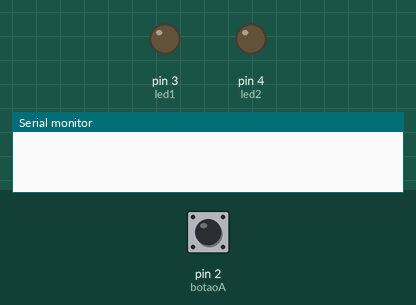
The sketch below on a simulated Arduino Uno, built with avr-gcc and run on an emulated ATmega328P. Parts: output pins drawn as LEDs (lit = HIGH), the last lines printed to the serial monitor. The inputs (shaded band) are chosen by the test bench; at power-on: pin 2 (botaoA) HIGH.

Above: at 1.2 s.
1.3 s: pin 2 (botaoA) pulled LOW for 0.15 s
At 2.4 s:
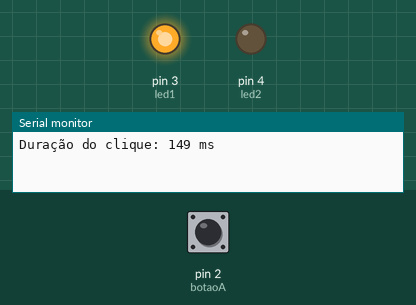
2.9 s: pin 2 (botaoA) pulled LOW for 3.2 s
At 6.5 s:
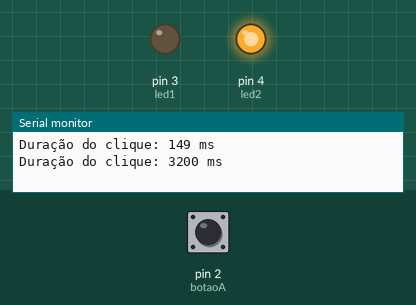
7.6 s: pin 2 (botaoA) pulled LOW for 1 s
At 8.9 s:
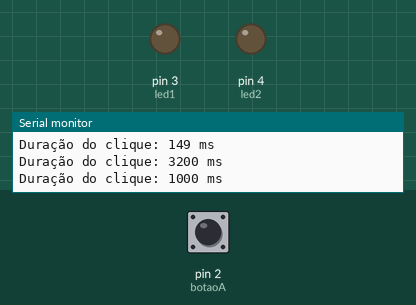
Timing chart, 0 to 10.6 s (numbered marks = the images above; inputs shaded):
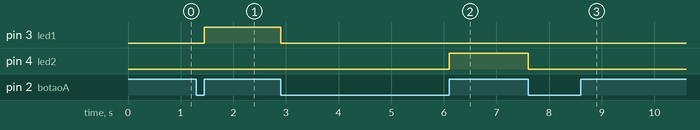

Measured:
- after the input at 1.3 s, pin 3 (led1): LOW → HIGH after 0.15 s
- after the input at 2.9 s, pin 3 (led1): HIGH → LOW at once; pin 4 (led2): LOW → HIGH after 3.2 s
- after the input at 7.6 s, pin 4 (led2): HIGH → LOW at once

The sketch:

Ex10.ino
```cpp
const int botaoA = 2;
const int led1 = 3;
const int led2 = 4;
unsigned long tempoApertado = 0;
unsigned long tempoSolto = 0;
unsigned long duracao = 0;
bool pressionado = false;

void setup() {
  Serial.begin(9600);
  pinMode(botaoA, INPUT_PULLUP);
  pinMode(led1, OUTPUT);
  pinMode(led2, OUTPUT);
}

void loop() {
  int estadoBotao = digitalRead(botaoA);
  unsigned long atualMillis = millis();


  if (estadoBotao == LOW && !pressionado) {
    tempoApertado = atualMillis;
    pressionado = true;


    digitalWrite(led1, LOW);
    digitalWrite(led2, LOW);
  }


  if (estadoBotao == HIGH && pressionado) {
    tempoSolto = atualMillis;
    pressionado = false;


    duracao = tempoSolto - tempoApertado;

    Serial.print("Duração do clique: ");
    Serial.print(duracao);
    Serial.println(" ms");


    if (duracao > 2000) {

      digitalWrite(led2, HIGH);
      digitalWrite(led1, LOW);
    }
    else if (duracao < 1000 && duracao > 50) {

      digitalWrite(led1, HIGH);
      digitalWrite(led2, LOW);
    }
  }
}
```
